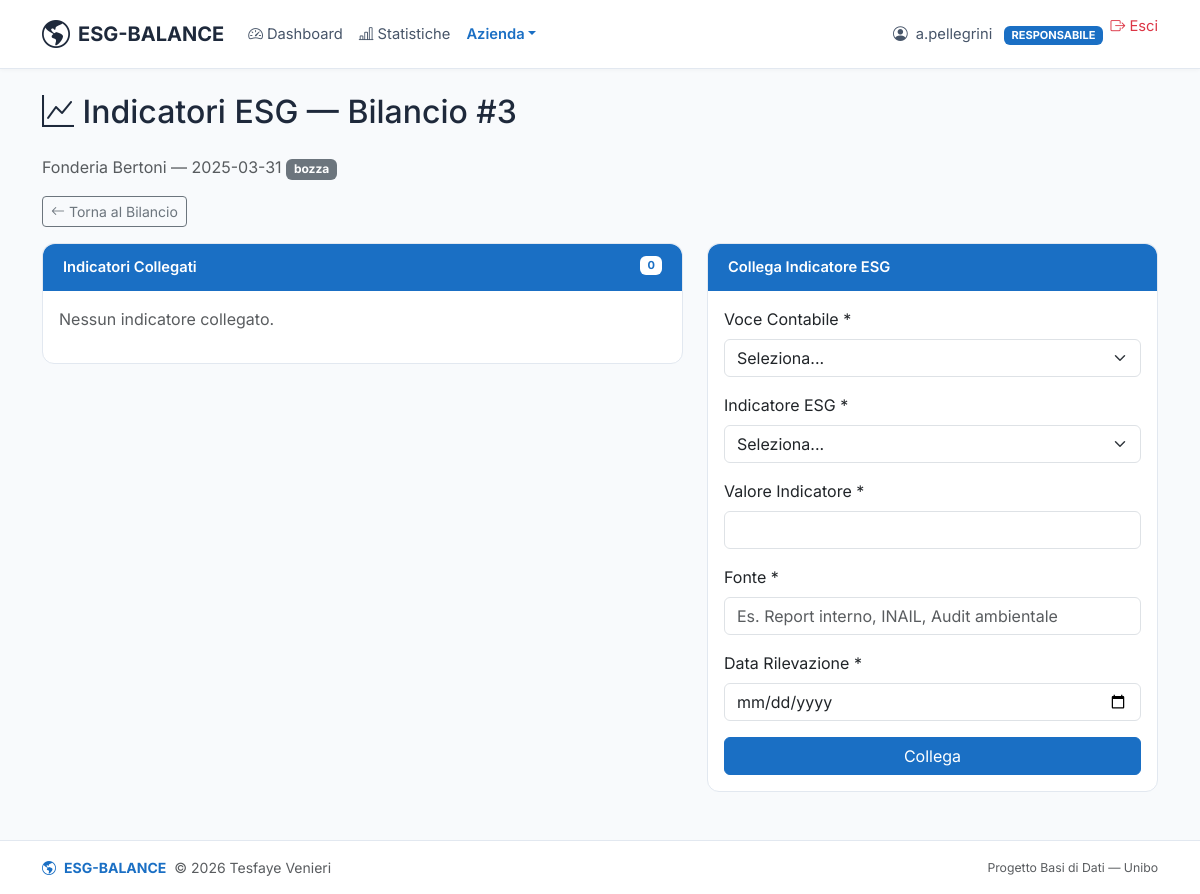
The app's page /pages/responsabile/indicatori_bilancio.php?bilancio=3&azienda=1 (signed in) with its own data.
### tables this page shows
CREATE TABLE bilanci (
    id              INT     NOT NULL AUTO_INCREMENT,
    id_azienda      INT     NOT NULL,
    anno            YEAR    NOT NULL,
    data_creazione  DATE    NOT NULL,
    stato           ENUM('bozza','in_revisione','approvato','respinto') DEFAULT 'bozza',
    PRIMARY KEY (id),
    UNIQUE KEY (id_azienda, anno),
    FOREIGN KEY (id_azienda) REFERENCES aziende(id) ON DELETE CASCADE
);

CREATE TABLE aziende (
    id                      INT             NOT NULL AUTO_INCREMENT,
    nome                    VARCHAR(150)    NOT NULL,
    ragione_sociale         VARCHAR(200)    NOT NULL,
    partita_iva             VARCHAR(11)     NOT NULL,
    settore                 VARCHAR(100)    DEFAULT NULL,
    num_dipendenti          INT             DEFAULT NULL,
    logo                    VARCHAR(255)    DEFAULT NULL,
    nr_bilanci              INT             DEFAULT 0,
    username_responsabile   VARCHAR(50)     NOT NULL,
    PRIMARY KEY (id),
    UNIQUE KEY (ragione_sociale),
    UNIQUE KEY (partita_iva),
    FOREIGN KEY (username_responsabile) REFERENCES responsabili(username) ON DELETE CASCADE
);

### includes/auth.php (called while the page is built, shortened)
<?php
function currentUser(): ?string
{
    return $_SESSION['username'] ?? null;
}

### includes/db.php (called while the page is built, shortened)
<?php
function query(string $sql, array $params = []): array
{
    $pdo = getDBConnection();
    $stmt = $pdo->prepare($sql);
    $stmt->execute($params);
    return $stmt->fetchAll();
}
function queryOne(string $sql, array $params = []): ?array
{
    $rows = query($sql, $params);
    return $rows[0] ?? null;
}

### includes/functions.php (called while the page is built, shortened)
<?php
function statoBadgeClass(string $stato): string
{
    return match ($stato) {
        'bozza'        => 'bg-secondary text-white',
        'in_revisione' => 'bg-accent text-white',
        'approvato'    => 'bg-success text-white',
        'respinto'     => 'bg-danger text-white',
        default        => 'bg-secondary text-white',
    };
}

### pages/responsabile/indicatori_bilancio.php (the view, shortened to what this page needs)
<?php
require_once __DIR__ . '/../../includes/auth.php';
require_once __DIR__ . '/../../includes/db.php';
require_once __DIR__ . '/../../includes/functions.php';
$username = currentUser();
$id_bilancio = (int)($_GET['bilancio'] ?? 0);
$id_azienda  = (int)($_GET['azienda'] ?? 0);
$bilancio = null;
if ($id_bilancio > 0 && $id_azienda > 0) {
    $bilancio = queryOne(
        "SELECT b.*, a.nome AS azienda, a.ragione_sociale
         FROM bilanci b
         JOIN aziende a ON a.id = b.id_azienda
         WHERE b.id = ? AND a.id = ? AND a.username_responsabile = ?",
        [$id_bilancio, $id_azienda, $username]
    );
}
$valori = query(
    "SELECT nome_voce, valore FROM valori_bilancio WHERE id_bilancio = ? ORDER BY nome_voce",
    [$id_bilancio]
);
$collegati = query(
    "SELECT vi.*, ie.tipo
     FROM voci_indicatori vi
     JOIN indicatori_esg ie ON ie.nome = vi.nome_indicatore
     WHERE vi.id_bilancio = ?
     ORDER BY vi.nome_voce, vi.nome_indicatore",
    [$id_bilancio]
);
require_once __DIR__ . '/../../includes/header.php';
?>
<h2 class="mb-4"><i class="bi bi-graph-up"></i> Indicatori ESG — Bilancio #<?php echo $id_bilancio; ?></h2>
<p class="text-muted">
    <?php echo htmlspecialchars($bilancio['azienda']); ?> — <?php echo $bilancio['data_creazione']; ?>
    <span class="badge <?php echo statoBadgeClass($bilancio['stato']); ?>"><?php echo $bilancio['stato']; ?></span>
</p>
<a href="bilancio.php?azienda=<?php echo $id_azienda; ?>&bilancio=<?php echo $id_bilancio; ?>"
    class="btn btn-outline-secondary btn-sm mb-3"><i class="bi bi-arrow-left"></i> Torna al Bilancio</a>
<div class="row g-4">
    <div class="col-md-7">
        <div class="card">
            <div class="card-header bg-accent text-white">
                Indicatori Collegati
                <span class="badge bg-white text-accent float-end"><?php echo count($collegati); ?></span>
            </div>
            <div class="card-body">
                <?php if (empty($collegati)): ?>
                    <p class="text-muted">Nessun indicatore collegato.</p>
                <?php endif; ?>
            </div>
        </div>
    </div>
    <div class="col-md-5">
        <div class="card">
            <div class="card-header bg-accent text-white">Collega Indicatore ESG</div>
            <div class="card-body">
                <?php if ($bilancio['stato'] !== 'bozza'): ?>
                    <p class="text-muted">Il bilancio non è più in bozza, non puoi collegare nuovi indicatori.</p>
                <?php elseif (empty($valori)): ?>
                    <p class="text-muted">Inserisci prima i valori delle voci contabili nel bilancio.</p>
                <?php else: ?>
                    <form method="POST">
                        <div class="mb-3">
                            <label for="nome_voce" class="form-label">Voce Contabile *</label>
                            <select class="form-select" id="nome_voce" name="nome_voce" required>
                                <option value="">Seleziona...</option>
                            </select>
                        </div>
                        <div class="mb-3">
                            <label for="nome_indicatore" class="form-label">Indicatore ESG *</label>
                            <select class="form-select" id="nome_indicatore" name="nome_indicatore" required>
                                <option value="">Seleziona...</option>
                            </select>
                        </div>
                        <div class="mb-3">
                            <label for="valore_indicatore" class="form-label">Valore Indicatore *</label>
                            <input type="number" class="form-control" id="valore_indicatore" name="valore_indicatore"
                                step="0.01" required>
                        </div>
                        <div class="mb-3">
                            <label for="fonte" class="form-label">Fonte *</label>
                            <input type="text" class="form-control" id="fonte" name="fonte" required
                                placeholder="Es. Report interno, INAIL, Audit ambientale">
                        </div>
                        <div class="mb-3">
                            <label for="data_rilevazione" class="form-label">Data Rilevazione *</label>
                            <input type="date" class="form-control" id="data_rilevazione" name="data_rilevazione" required>
                        </div>
                        <button type="submit" class="btn btn-accent w-100">Collega</button>
                    </form>
                <?php endif; ?>
            </div>
        </div>
    </div>
</div>
<?php require_once __DIR__ . '/../../includes/footer.php'; ?>

### assets/css/style.css (style rules this page uses)
body { font-family: 'Inter', sans-serif; min-height: 100vh; display: flex; flex-direction: column; background-color: #f8fafc; color: #1e293b; }
.bg-accent { background-color: #1a6fc4 !important; }
.text-accent { color: #1a6fc4 !important; }
.btn-accent { background-color: #1a6fc4; color: #fff; border: 1px solid #1a6fc4; }
.card { border: 1px solid #e2e8f0; border-radius: 0.75rem; margin-bottom: 1.5rem; }
.card-header { border-radius: 0.75rem 0.75rem 0 0 !important; font-weight: 600; font-size: 0.92rem; padding: 0.8rem 1.25rem; border-bottom: 1px solid #e2e8f0; background-color: #f8fafc; }
.card-header.bg-accent { background-color: #1a6fc4 !important; color: #fff; border-bottom: none; }

### records on screen
bilanci: id_azienda.nome "Fonderia Bertoni", data_creazione "2025-03-31", stato "bozza"

### other values on screen
$current_user "a.pellegrini"
$current_role "RESPONSABILE"
$id_bilancio "3"
count($collegati) "0"
